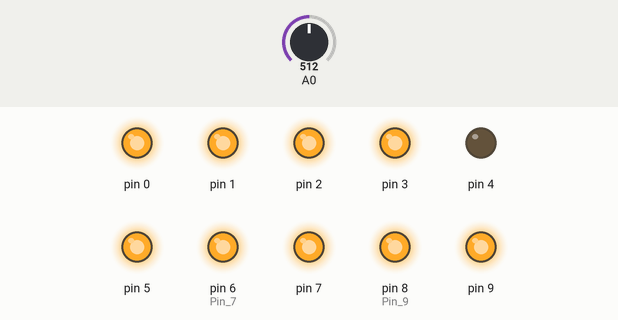
Simulated run of this sketch. Board: Arduino Uno, built with avr-gcc and run on an emulated ATmega328P. Shown: output pins drawn as LEDs (lit = HIGH). The inputs (shaded band) are chosen by the test bench; at power-on: A0 = 512.

Above: at 1.2 s.
1.3 s: A0 set to 555
2.8 s: A0 set to 580
At 3.5 s:
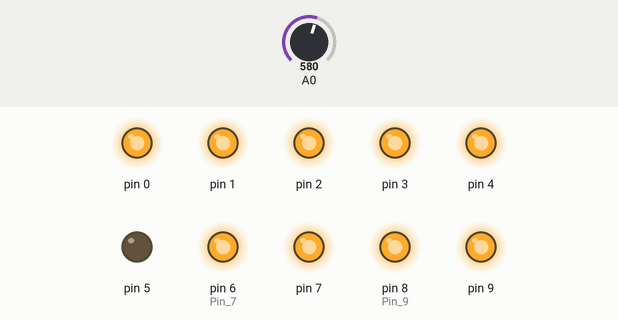
4.3 s: A0 set to 716
At 4.6 s:
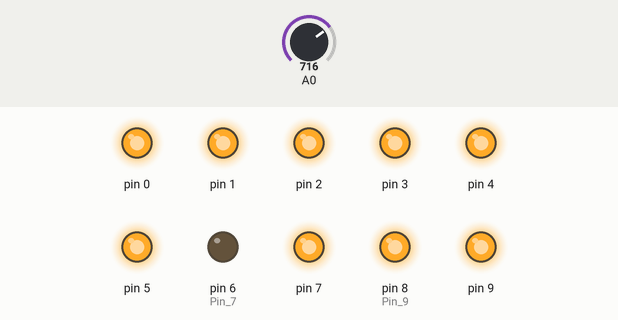
5.8 s: A0 set to 781
7.3 s: A0 set to 803
At 8.1 s:
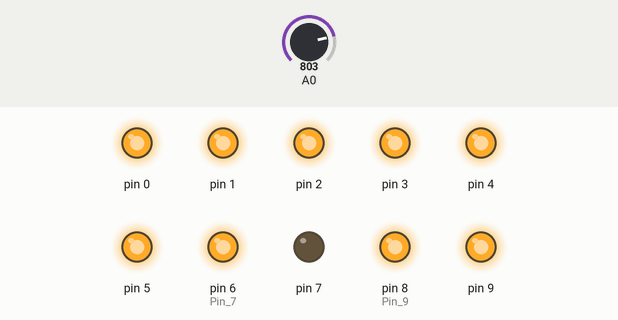
8.8 s: A0 set to 511
At 9.3 s:
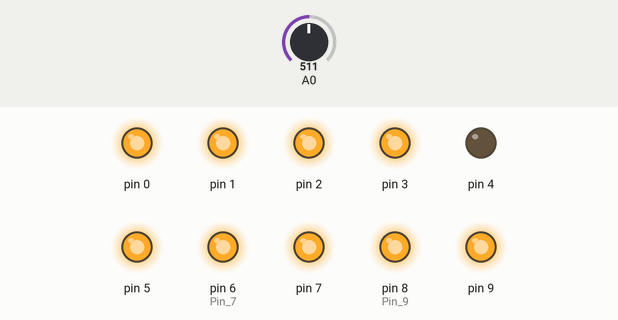
Timing chart, 0 to 11.3 s (numbered marks = the images above; inputs shaded):
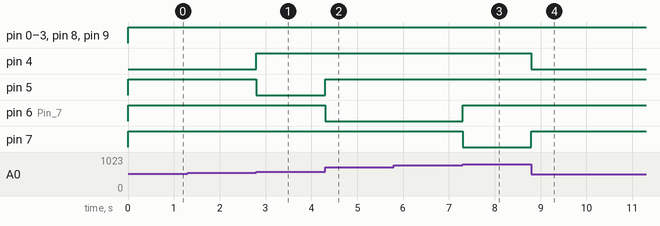

Measured:
- the behaviour switches between 568 and 569 on A0 (found by bisection; images 0 and 1)
- the behaviour switches between 795 and 796 on A0 (found by bisection; images 2 and 3)
- after the input at 1.3 s, every drawn part: stays the same
- after the input at 2.8 s, pin 4: LOW → HIGH at once; pin 5: HIGH → LOW at once
- after the input at 4.3 s, pin 5: LOW → HIGH at once; pin 6 (Pin_7): HIGH → LOW at once
- after the input at 5.8 s, every drawn part: stays the same
- after the input at 7.3 s, pin 6 (Pin_7): LOW → HIGH at once; pin 7: HIGH → LOW at once
- after the input at 8.8 s, pin 4: HIGH → LOW at once; pin 7: LOW → HIGH at once

The sketch:

BARRALEDSCON7442.ino
```cpp
//Autor:Dario Jorge Iglesias
boolean D,C,B,A,Q0,Q1,Q2,Q3,Q4,Q5,Q6,Q7,Q8,Q9;
int pote;
void setup(){ //Configuración
 pinMode(9,OUTPUT);pinMode(8,OUTPUT);//Pin 9, 8 OUT
 pinMode(7,OUTPUT);pinMode(6,OUTPUT);//Pin 7, 6 OUT
 pinMode(5,OUTPUT);pinMode(4,OUTPUT);
 pinMode(3,OUTPUT);pinMode(2,OUTPUT);
 pinMode(1,OUTPUT);pinMode(0,OUTPUT);}
void loop(){ //Super lazo infinito
 pote=analogRead(A0);//Toma canal análogo
 pote=map(pote,0,1023,0,9);//covierte rangos
 D=boolean((pote&0x08)/8);
 C=boolean((pote&0x04)/4);
 B=boolean((pote&0x02)/2);
 A=boolean((pote&0x01)/1);
 Q0=!(!D&!C&!B&!A);digitalWrite(0,Q0);
 Q1=!(!D&!C&!B&A); digitalWrite(1,Q1);
 Q2=!(!D&!C&B&!A); digitalWrite(2,Q2);
 Q3=!(!D&!C&B&A);  digitalWrite(3,Q3);
 Q4=!(!D&C&!B&!A); digitalWrite(4,Q4);
 Q5=!(!D&C&!B&A);  digitalWrite(5,Q5);
 Q6=!(!D&C&B&!A);  digitalWrite(6,Q6);
 Q7=!(!D&C&B&A);   digitalWrite(7,Q7);
 Q8=!(D&!C&!B&!A); digitalWrite(8,Q8);
 Q9=!(D&!C&!B&A);  digitalWrite(9,Q9);}
```
